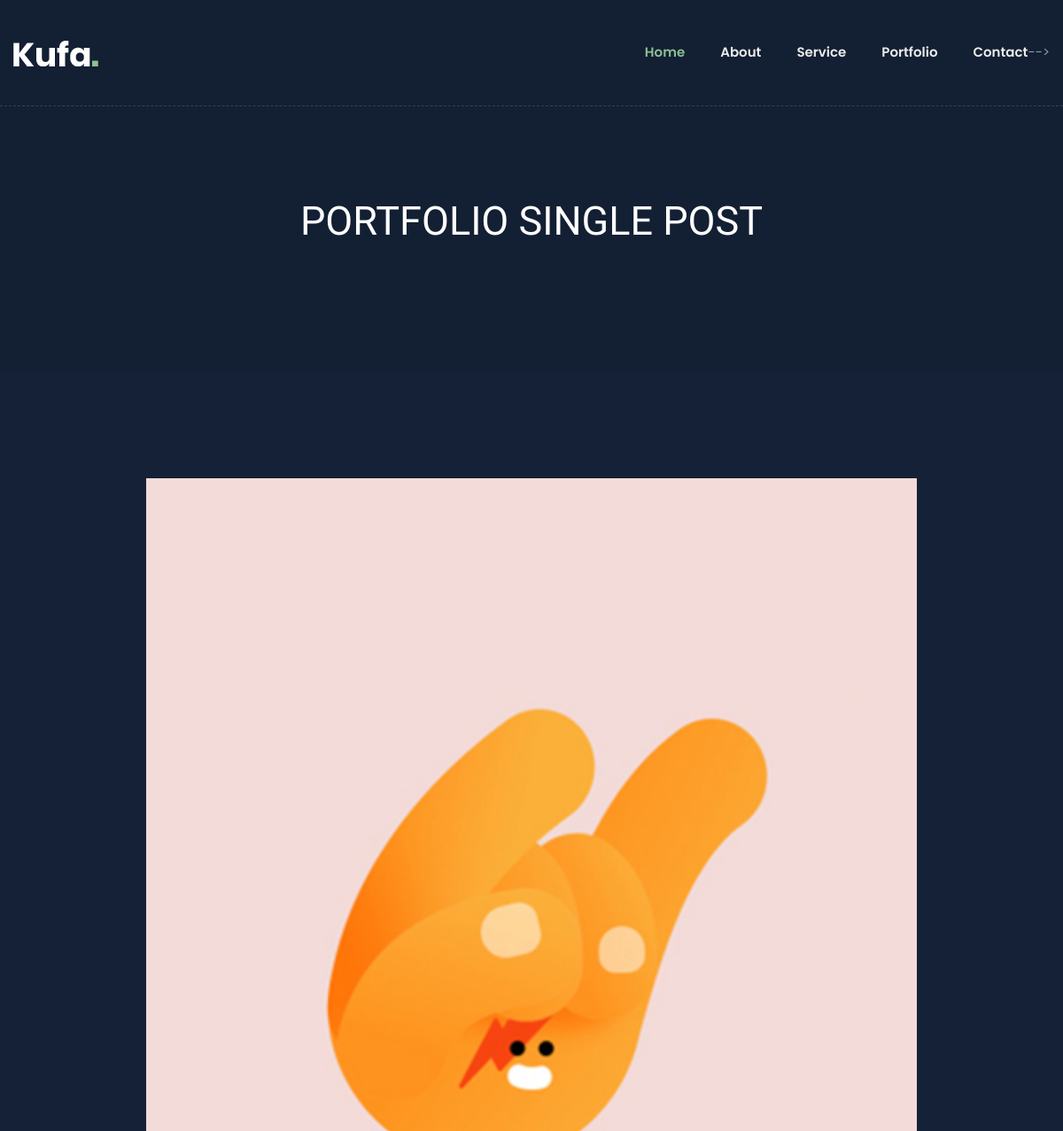
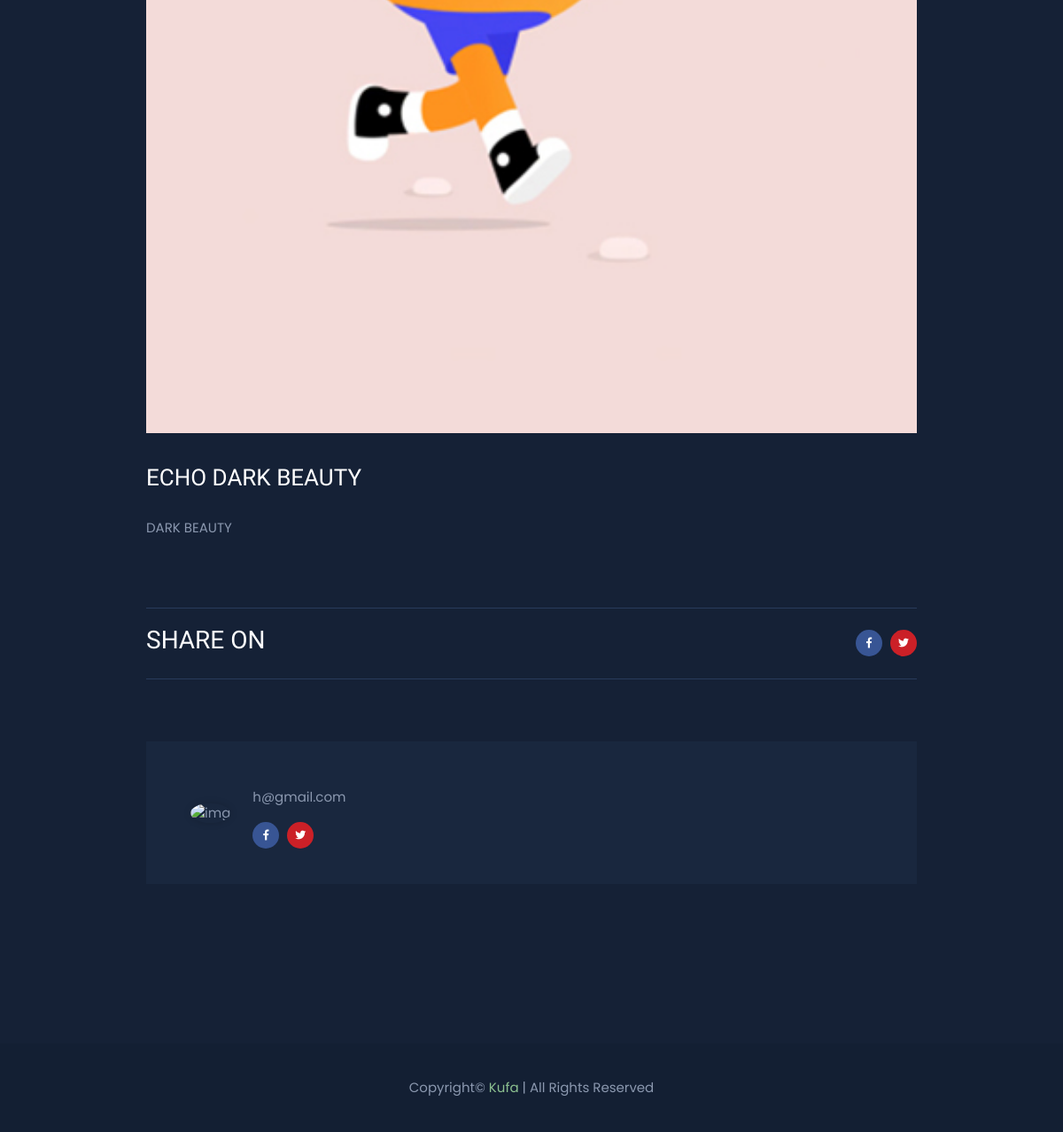
Page /portfolio-single.php?id=8 on the committed database (2 pictures, top to bottom).
### tables this page shows
CREATE TABLE `portfolios` (
  `id` int(20) NOT NULL,
  `post_by` varchar(100) NOT NULL,
  `portfolio_title` varchar(100) NOT NULL,
  `portfolio_details` text NOT NULL,
  `portfolio_feature_photo` varchar(100) NOT NULL
);

### portfolio-single.php (the view, shortened to what this page needs)
<?php
require_once 'includes/db.php';
$id = $_GET['id'];
$select_query = "SELECT * FROM portfolios WHERE id = $id";
$from_db = mysqli_query($db_connect, $select_query);
$after_assoc = mysqli_fetch_assoc($from_db);
?>
<!doctype html>
<html class="no-js" lang="en">
<head>
        <link rel="stylesheet" href="css/bootstrap.min.css">
        <link rel="stylesheet" href="css/animate.min.css">
        <link rel="stylesheet" href="css/magnific-popup.css">
        <link rel="stylesheet" href="css/fontawesome-all.min.css">
        <link rel="stylesheet" href="css/flaticon.css">
        <link rel="stylesheet" href="css/slick.css">
        <link rel="stylesheet" href="css/aos.css">
        <link rel="stylesheet" href="css/default.css">
        <link rel="stylesheet" href="css/style.css">
        <link rel="stylesheet" href="css/responsive.css">
    </head>
    <body class="theme-bg">
        <header>
            <div id="header-sticky" class="transparent-header">
                <div class="container">
                    <div class="row">
                        <div class="col-xl-12">
                            <div class="main-menu">
                                <nav class="navbar navbar-expand-lg">
                                    <a href="index.html" class="navbar-brand logo-sticky-none"><img src="img/logo/logo.png" alt="Logo"></a>
                                    <div class="collapse navbar-collapse" id="navbarNav">
                                        <ul class="navbar-nav ml-auto">
                                            <li class="nav-item active"><a class="nav-link" href="#home">Home</a></li>
                                            <li class="nav-item"><a class="nav-link" href="#about">about</a></li>
                                            <li class="nav-item"><a class="nav-link" href="#service">service</a></li>
                                            <li class="nav-item"><a class="nav-link" href="#portfolio">portfolio</a></li>
                                            <li class="nav-item"><a class="nav-link" href="#contact">Contact</a></li>
                                        </ul>
                                    </div>
                                    -->
                                </nav>
                            </div>
                        </div>
                    </div>
                </div>
            </div>
        </header>
        <main>
            <section class="breadcrumb-area breadcrumb-bg d-flex align-items-center">
                <div class="container">
                    <div class="row justify-content-center">
                        <div class="col-md-10">
                            <div class="breadcrumb-content text-center">
                                <h2>Portfolio Single POST</h2>
                            </div>
                        </div>
                    </div>
                </div>
            </section>
            <section class="portfolio-details-area pt-120 pb-120">
                <div class="container">
                    <div class="row justify-content-center">
                        <div class="col-xl-9 col-lg-10">
                            <div class="single-blog-list">
                                <div class="blog-list-thumb mb-35">
                                    <img src="image/portfolio_image/feature/<?=$after_assoc['portfolio_feature_photo']?>" alt="image/portfolio_image/feature/<?=$after_assoc['portfolio_feature_photo']?>">
                                </div>
                                <div class="blog-list-content blog-details-content portfolio-details-content">
                                    <h2>
                                        <?=$after_assoc['portfolio_title']?>
                                    </h2>
                                    <p>
                                        <?=$after_assoc['portfolio_details']?>
                                    </p>
                                    <div class="blog-list-meta">
                                        <ul>
                                            <li class="blog-post-date">
                                                <h3>Share On</h3>
                                            </li>
                                            <li class="blog-post-share">
                                                <a href="http://www.facebook.com/sharer/sharer.php?u=http://localhost/prac-php/<?=$_SERVER['REQUEST_URI']?>" target="_blank"><i class="fab fa-facebook-f"></i></a>
                                                <a href="http://www.twitter.com/intent/tweet?url=http://localhost/prac-php/<?=$_SERVER['REQUEST_URI']?>" target="_blank"><i class="fab fa-twitter"></i></a>
                                            </li>
                                        </ul>
                                    </div>
                                </div>
                                <div class="avatar-post mt-70 mb-60">
                                    <ul>
                                        <li>
                                            <div class="post-avatar-img">
                                            <img src="img/profile_img/<?=$_SESSION['image_from_login_page']?>" alt="img" width="150px">
                                            </div>
                                            <div class="post-avatar-content">
                                                <p><?=$after_assoc['post_by']?></p>
                                                <div class="post-avatar-social mt-15">
                                                    <a href="http://www.facebook.com/sharer/sharer.php?u=http://localhost/prac-php/<?=$_SERVER['REQUEST_URI']?>" target="_blank"><i class="fab fa-facebook-f"></i></a>
                                                    <a href="http://www.twitter.com/intent/tweet?url=http://localhost/prac-php/<?=$_SERVER['REQUEST_URI']?>" target="_blank"><i class="fab fa-twitter"></i></a>
                                                </div>
                                            </div>
                                        </li>
                                    </ul>
                                </div>
                            </div>
                        </div>
                    </div>
                </div>
            </section>
        </main>
        <footer>
            <div class="copyright-wrap primary-bg">
                <div class="container">
                    <div class="row align-items-center">
                        <div class="col-12">
                            <div class="copyright-text text-center">
                                <p>Copyright© <span>Kufa</span> | All Rights Reserved</p>
                            </div>
                        </div>
                    </div>
                </div>
            </div>
        </footer>
    </body>
</html>

### css/default.css (style rules this page uses)
.mt-15 { margin-top: 15px; }
.mt-70 { margin-top: 70px; }
.mb-35 { margin-bottom: 35px; }
.mb-60 { margin-bottom: 60px; }
.pt-120 { padding-top: 120px; }
.pb-120 { padding-bottom: 120px; }
.theme-bg { background: #152136; }
.primary-bg { background: #131f33; }

### css/style.css (style rules this page uses)
body { font-family: 'Poppins', sans-serif; font-weight: normal; font-style: normal; font-size: 15px; color: #8b98af; }
a, .button { -webkit-transition: all 0.3s ease-out 0s; -moz-transition: all 0.3s ease-out 0s; -ms-transition: all 0.3s ease-out 0s; -o-transition: all 0.3s ease-out 0s; transition: all 0.3s ease-out 0s; }
a, button { color: #1696e7; outline: medium none; }
h1, h2, h3, h4, h5, h6 { font-family: 'Baloo Bhaijaan', cursive; color: #ffffff; margin-top: 0px; font-style: normal; font-weight: 400; text-transform: normal; }
h2 { font-size: 35px; }
h3 { font-size: 28px; }
ul { margin: 0px; padding: 0px; }
li { list-style: none }
p { font-size: 15px; font-weight: normal; line-height: 2; color: #8b98af; margin-bottom: 15px; }
*::placeholder { color: #555555; font-size: 14px; opacity: 1; }
.transparent-header { position: absolute; left: 0; top: 0; width: 100%; height: auto; z-index: 9; padding: 18px 0; border-bottom: 1px dashed rgba(255,255,255,.15); }
.main-menu .navbar { padding: 0; }
.main-menu .nav-item { display: inline-block; margin-left: 40px; }
.main-menu .nav-item:first-child { margin-left: 0px; }
.main-menu .navbar-expand-lg .navbar-nav .nav-link { padding: 30px 0; font-size: 15px; font-weight: 600; text-transform: capitalize; }
.main-menu .navbar-expand-lg .navbar-nav .nav-link, .header-search a { color: #ebebeb; }
.main-menu .navbar-expand-lg .navbar-nav .nav-link:hover, .main-menu .navbar-expand-lg .navbar-nav .nav-item.active .nav-link, .header-search a:hover, .social-icon-right > a:hover, .header-btn a.off-canvas-menu:hover { color: #8cc090; }
.breadcrumb-bg { min-height: 450px; position: relative; z-index: 1; background: #131f33; }
.breadcrumb-bg::before { content: ""; position: absolute; left: 0; top: 0; width: 100%; height: 100%; opacity: .9; }
.breadcrumb-content { margin-top: 75px; }
.breadcrumb-content h2 { font-size: 45px; color: #fff; text-transform: uppercase; margin-bottom: 10px; }
.blog-list-thumb img { width: 100%; }
.blog-list-content h2 { color: #ffffff; font-size: 30px; margin-bottom: 25px; text-transform: uppercase; }
.blog-list-content p { font-size: 15px; line-height: 2; font-weight: 400; margin-bottom: 45px; }
.blog-list-meta > ul { display: flex; justify-content: space-between; align-items: center; border-top: 1px solid #283b5b; border-bottom: 1px solid #283b5b; padding: 19px 0; }
.blog-list-meta ul li.blog-post-date { font-size: 14px; font-weight: 400; text-transform: uppercase; }
.blog-list-meta ul li.blog-post-share a, .post-avatar-social a { display: inline-block; height: 30px; width: 30px; line-height: 30px; background: #385594; text-align: center; font-size: 12px; border-radius: 50%; color: #fff; margin-left: 5px; }
.blog-list-meta ul li.blog-post-share a:nth-child(2), .post-avatar-social a:nth-child(2) { background: #4eabee; }
.blog-list-meta ul li.blog-post-share a:last-child, .post-avatar-social a:last-child { background: #cb2027; }
.blog-details-content p { margin-bottom: 10px; }
.blog-details-content .blog-list-meta { margin-top: 75px; }
.avatar-post { background: #19273e; padding: 40px 50px; }
.avatar-post ul li { display: flex; align-items: center; }
.post-avatar-img { margin-right: 25px; }
.post-avatar-img img { border-radius: 50%; box-shadow: 0px 0px 9px 0px rgba(0, 0, 0, 0.16); }
.post-avatar-content p { font-size: 15px; line-height: 26px; margin-bottom: 0; font-weight: 400; }
.post-avatar-social a:first-child { margin-left: 0; }
.copyright-wrap { padding: 35px 0; }
.copyright-text p { margin-bottom: 0; }
.copyright-text p span { color: #8cc090; }

### css/responsive.css (style rules this page uses)
@media (min-width: 992px) and (max-width: 1200px) { .blog-list-content h2 { font-size: 26px; } }
@media (min-width: 992px) and (max-width: 1200px) { .breadcrumb-bg { min-height: 420px; } }
@media (min-width: 992px) and (max-width: 1200px) { .breadcrumb-content { margin-top: 90px; } }

### rows in the picture
portfolios: portfolio_feature_photo (picture), portfolio_title "ECHO DARK BEAUTY", portfolio_details "DARK BEAUTY", post_by "h@gmail.com"
